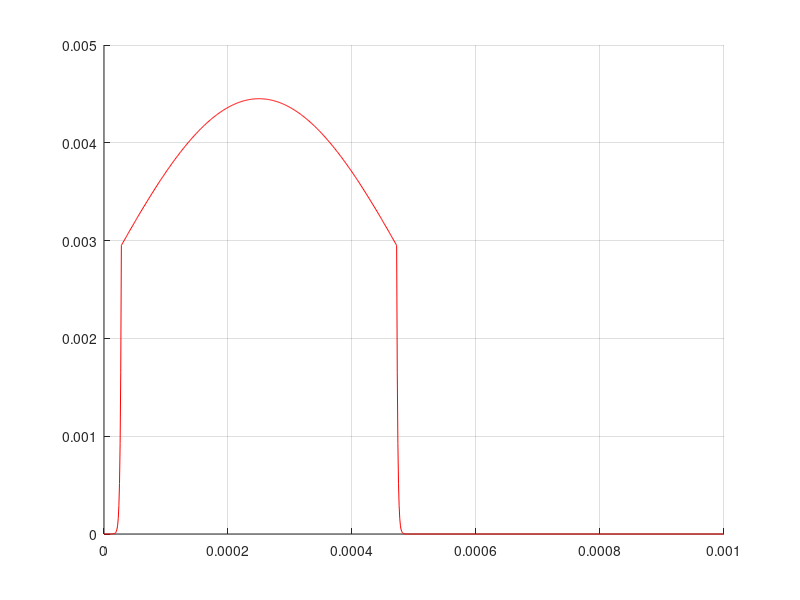

This figure's MATLAB source:
clear;
clc;

%% Parameters %%
Vj = 0.7;
Is = 220*10^-12;
n  = 1.65;
Vt = 25.85*10^-3;

R = 2200;

%%

t = 0:0.000001:0.001;
Vi = 4*sin(1000*2*pi*t);
Vd = zeros( 1, length(t) );
Vr = zeros( 1, length(t) );
I  = zeros( 1, length(t) );

for i=1 : length(t)
    if ( Vi(i) > 0.7 )
        Vd(i) = 0.7;
    else
        Vd(i) = Vi(i);
    end
end
        


for i=1 : length(t)
    if ( Vd(i) >= 0 )
       I = Is*( exp(Vd ./ (n*Vt)) -1 ) + ( Vi - Vd ) / R;
    else
        I(i) = 0;
    end
end


Vr = I.*R;



%%
hold on;

%plot( t, Vi, 'black' );

%plot( t, Vr, 'g' );

%plot( t, Vd, 'b' );

plot( t, I, 'r' );



grid on;
